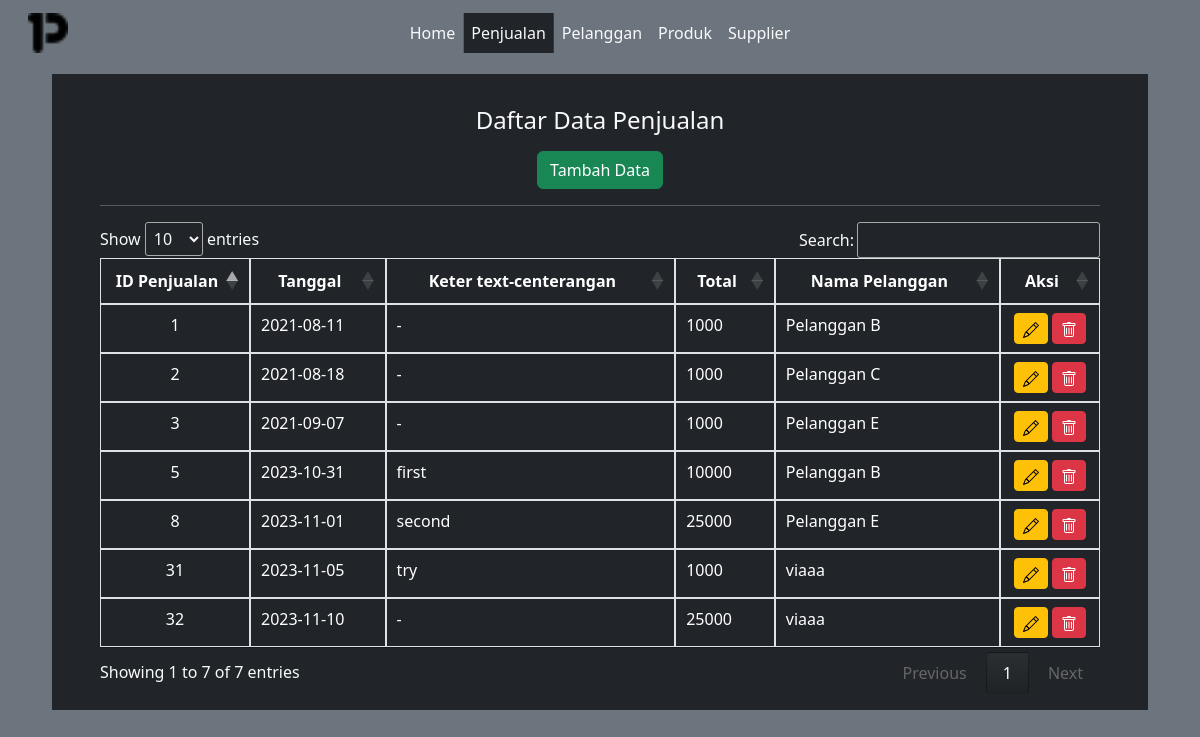
The page /sesi29/penjualan.php on the database its author committed.
### tables this page shows
CREATE TABLE `penjualan` (
  `id` int(11) UNSIGNED NOT NULL,
  `tanggal` date NOT NULL,
  `keterangan` text NOT NULL,
  `pelanggan_id` int(11) UNSIGNED NOT NULL,
  `total` int(11) NOT NULL
);

CREATE TABLE `pelanggan` (
  `id` int(11) UNSIGNED NOT NULL,
  `nama` varchar(100) NOT NULL,
  `jenis_kelamin` enum('pria','wanita') NOT NULL,
  `telpon` varchar(12) NOT NULL,
  `alamat` text NOT NULL
);

### sesi29/penjualan.php (the view, shortened to what this page needs)
<?php
include("connection.php");
$penjualan = mysqli_query($connection, "SELECT *, penjualan.id, pelanggan.nama FROM penjualan JOIN pelanggan ON penjualan.pelanggan_id = pelanggan.id;");
?>
<!DOCTYPE html>
<html lang="en">
<head>
    <link href="https://cdn.jsdelivr.net/npm/bootstrap@5.2.3/dist/css/bootstrap.min.css" rel="stylesheet">
</head>
<body class="bg-secondary text-light">
    <div class="container-fluid">
        <nav class="navbar sticky-top navbar-expand-lg bg-secondary position-relative">
            <a class="navbar-brand px-3" href="#">
                <img src="letter-p.png" alt="Bootstrap" width="40" height="40">
            </a>
            <div class="collapse navbar-collapse position-absolute top-50 start-50 translate-middle" id="navbarSupportedContent">
                <ul class="navbar-nav me-auto mb-2 mb-lg-0">
                    <li class="nav-item">
                        <a class="nav-link text-light" aria-current="page" href="index.php">Home</a>
                    </li>
                    <li class="nav-item">
                        <a class="nav-link active bg-dark text-light" aria-current="page" href="penjualan.php">Penjualan</a>
                    </li>
                    <li class="nav-item">
                        <a class="nav-link text-light" aria-current="page" href="pelanggan.php">Pelanggan</a>
                    </li>
                    <li class="nav-item">
                        <a class="nav-link text-light" aria-current="page" href="produk.php">Produk</a>
                    </li>
                    <li class="nav-item">
                        <a class="nav-link text-light" aria-current="page" href="supplier.php">Supplier</a>
                    </li>
                </ul>
            </div>
        </nav>
        <div class="position-absolute top-10 start-50 translate-middle-x my-2 py-3 px-5 bg-dark">
            <h4 class="text-center m-3">Daftar Data Penjualan</h4>
            <div class="text-center">
                <a href="add_data/add_penjualan.php" class="btn btn-success">Tambah Data</a>
            </div>
            <hr>
            <table id="table_penjualan" class="table table-responsive table-dark table-hover" style="width: 1000px;">
                <thead>
                    <tr class="">
                        <th class="border text-center" width="15%">ID Penjualan</th>
                        <th class="border text-center">Tanggal</th>
                        <th class="border text-center">Keter text-centerangan</th>
                        <th class="border text-center">Total</th>
                        <th class="border text-center">Nama Pelanggan</th>
                        <th class="border text-center" width="10%">Aksi</th>
                    </tr>
                </thead>
                <tbody>
                    <?php foreach ($penjualan as $key => $data) { ?>
                        <tr class="border">
                            <td class="border text-center"><?php echo $data['id'] ?></td>
                            <td class="border"><?php echo $data['tanggal'] ?></td>
                            <td class="border"><?php echo $data['keterangan'] ?></td>
                            <td class="border"><?php echo $data['total'] ?></td>
                            <td class="border"><?php echo $data['nama'] ?></td>
                            <td class="border text-center">
                                <a href="edit_data/edit_penjualan.php?id=<?php echo $data['id'] ?>" class="btn btn-warning btn-sm">
                                </a>
                                <a href="proses_delete/delete_data_penjualan.php?id=<?php echo $data['id'] ?>" class="btn btn-danger btn-sm" onclick="return confirm('Are you sure you want to delete this item?');">
                                </a>
                            </td>
                        </tr>
                    <?php } ?>
                </tbody>
            </table>
        </div>
    </div>
    <link rel="stylesheet" href="https://cdn.datatables.net/1.13.7/css/jquery.dataTables.css" />
</body>
</html>

### rows shown on the page
penjualan: id "1", tanggal "2021-08-11", keterangan "-", total "1000", pelanggan.nama "Pelanggan B"
penjualan: id "2", tanggal "2021-08-18", keterangan "-", total "1000", pelanggan.nama "Pelanggan C"
penjualan: id "3", tanggal "2021-09-07", keterangan "-", total "1000", pelanggan.nama "Pelanggan E"
penjualan: id "5", tanggal "2023-10-31", keterangan "first", total "10000", pelanggan.nama "Pelanggan B"
penjualan: id "8", tanggal "2023-11-01", keterangan "second", total "25000", pelanggan.nama "Pelanggan E"
penjualan: id "31", tanggal "2023-11-05", keterangan "try", total "1000", pelanggan.nama "viaaa"
penjualan: id "32", tanggal "2023-11-10", keterangan "-", total "25000", pelanggan.nama "viaaa"
